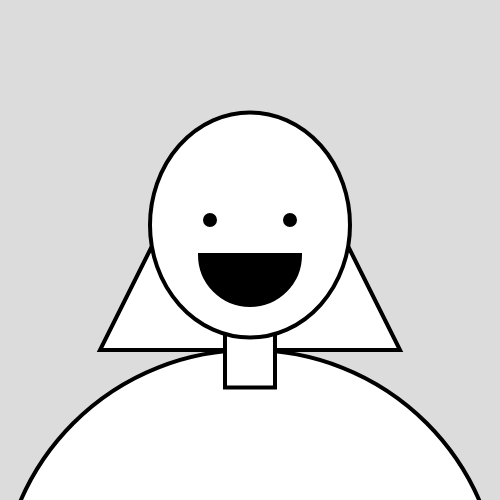
Frame 1 (no input)
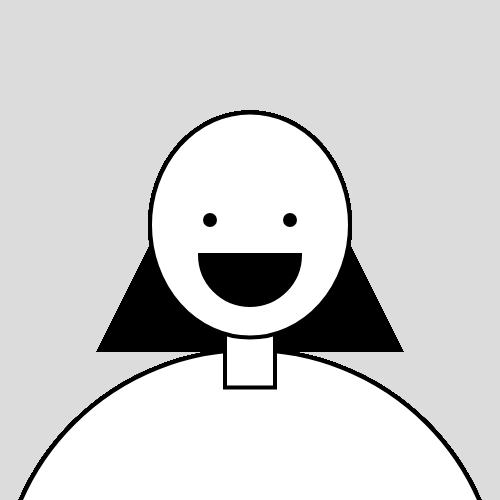
Frame 60 (no input)
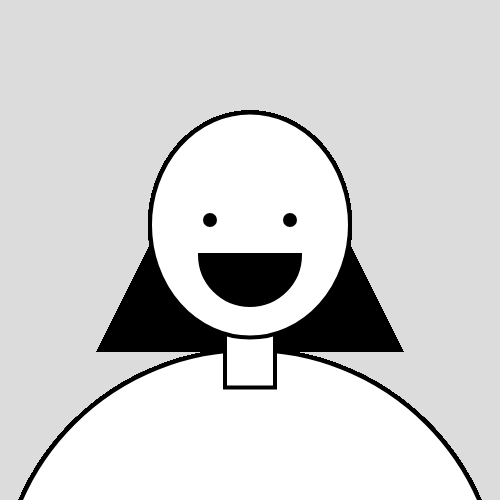
Frame 120 (the mouse pressed at the canvas centre since frame 60)

The p5.js sketch that drew these frames (run headless with seeded random() and noise() and a simulated clock; from frame 60 on, the mouse is pressed at the canvas centre):

// p5.js sketch
// ── sketch.js
function setup() {
  createCanvas(500, 500);
  background(220);
}

function draw() {
  strokeWeight(4);
  triangle(250, 350, 100, 350, 200, 150);
  triangle(400, 350, 250, 350, 300, 150);
  fill(255);
  ellipseMode(CENTER);
  ellipse(250, 600, 500, 500);
  rectMode(CENTER);
  rect(250, 350, 50, 75);
  fill(255);
  ellipse(250, 225, 200, 225);
  fill(0);
  ellipse(210, 220, 10, 10);
  ellipse(290, 220, 10, 10);
  ellipseMode(RADIUS);
  arc(250, 255, 50, 50, 0, PI, CHORD);
}
